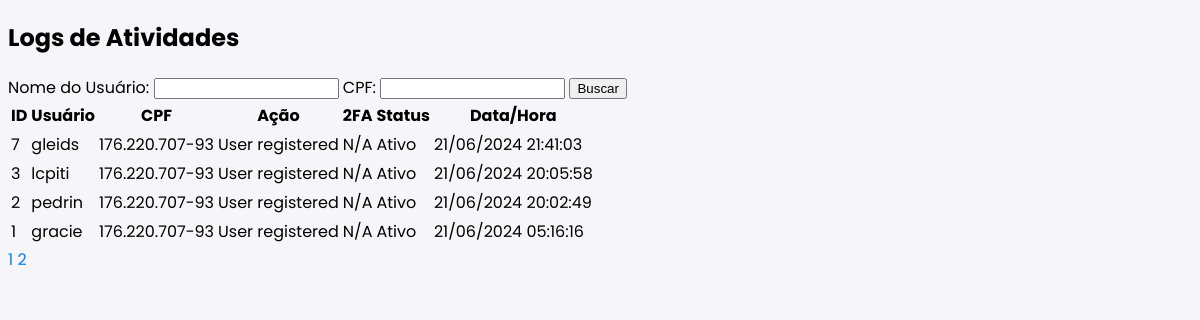
Screenshot of /PHP/LOG.php?page=2 (signed in) with the database file from the repository.
### tables this page shows
CREATE TABLE `logs` (
  `id` int(11) NOT NULL AUTO_INCREMENT,
  `user_id` int(11) NOT NULL,
  `action` varchar(255) NOT NULL,
  `second_factor` varchar(255) NOT NULL,
  `timestamp` timestamp NOT NULL DEFAULT current_timestamp(),
  PRIMARY KEY (`id`),
  KEY `user_id` (`user_id`),
  CONSTRAINT `logs_ibfk_1` FOREIGN KEY (`user_id`) REFERENCES `usuarios` (`id`)
);

CREATE TABLE `usuarios` (
  `id` int(11) NOT NULL AUTO_INCREMENT,
  `nome` varchar(40) NOT NULL,
  `mae` varchar(45) NOT NULL,
  `email` varchar(110) NOT NULL,
  `cep` varchar(8) NOT NULL,
  `cpf` varchar(14) NOT NULL,
  `bairro` varchar(45) NOT NULL,
  `cidade` varchar(45) NOT NULL,
  `estado` varchar(45) NOT NULL,
  `rua` varchar(45) NOT NULL,
  `datanasc` date NOT NULL,
  `celular` varchar(20) NOT NULL,
  `telfixo` varchar(20) NOT NULL,
  `login` varchar(6) NOT NULL,
  `senha` varchar(8) NOT NULL,
  `senhaconfirm` varchar(8) NOT NULL,
  `genero` varchar(45) NOT NULL,
  `permissoes` int(11) NOT NULL,
  `2fa` varchar(255) NOT NULL,
  `status` tinyint(1) DEFAULT 1,
  PRIMARY KEY (`id`)
);

### PHP/LOG.php (the view, shortened to what this page needs)
<?php
include_once('config.php');
$logsPerPage = 20;
$currentPage = isset($_GET['page']) ? (int)$_GET['page'] : 1;
$offset = ($currentPage - 1) * $logsPerPage;
$searchName = isset($_GET['name']) ? $_GET['name'] : '';
$searchCPF = isset($_GET['cpf']) ? $_GET['cpf'] : '';
$sql = "SELECT logs.*, usuarios.login, usuarios.cpf, usuarios.status
        FROM logs
        JOIN usuarios ON logs.user_id = usuarios.id
        WHERE 1=1";
$sql .= " ORDER BY logs.timestamp DESC LIMIT $logsPerPage OFFSET $offset";
$result = $conexao->query($sql);
$totalLogs = $conexao->query("SELECT COUNT(*) as count
                              FROM logs
                              JOIN usuarios ON logs.user_id = usuarios.id
                              WHERE 1=1" . ($searchName ? " AND usuarios.login LIKE '%$searchName%'" : "") . ($searchCPF ? " AND usuarios.cpf LIKE '%$searchCPF%'" : ""))->fetch_assoc()['count'];
$totalPages = ceil($totalLogs / $logsPerPage);
?>
<!DOCTYPE html>
<html lang="pt-br">
<head>
    <link rel="stylesheet" href="../assets/css/style.css">
</head>
<body>
    <h2>Logs de Atividades</h2>
    <form method="GET" action="">
        <label for="name">Nome do Usuário:</label>
        <input type="text" name="name" id="name" value="<?php echo htmlspecialchars($searchName); ?>">
        <label for="cpf">CPF:</label>
        <input type="text" name="cpf" id="cpf" value="<?php echo htmlspecialchars($searchCPF); ?>">
        <input type="submit" value="Buscar">
    </form>
    <table>
        <thead>
            <tr>
                <th>ID</th>
                <th>Usuário</th>
                <th>CPF</th>
                <th>Ação</th>
                <th>2FA</th>
                <th>Status</th>
                <th>Data/Hora</th>
            </tr>
        </thead>
        <tbody>
            <?php while ($log = $result->fetch_assoc()): ?>
                <tr>
                    <td><?php echo $log['id']; ?></td>
                    <td><?php echo $log['login']; ?></td>
                    <td><?php echo $log['cpf']; ?></td>
                    <td><?php echo $log['action']; ?></td>
                    <td><?php echo $log['second_factor']; ?></td>
                    <td><?php echo $log['status'] == 0 ? 'Inativo' : 'Ativo'; ?></td>
                    <td><?php echo date('d/m/Y H:i:s', strtotime($log['timestamp'])); ?></td>
                </tr>
            <?php endwhile; ?>
        </tbody>
    </table>
    <div class="pagination">
        <?php if ($totalPages > 1): ?>
            <?php for ($i = 1; $i <= $totalPages; $i++): ?>
                <a href="?page=<?php echo $i; ?><?php echo $searchName ? '&name=' . urlencode($searchName) : ''; ?><?php echo $searchCPF ? '&cpf=' . urlencode($searchCPF) : ''; ?>" class="<?php echo $i == $currentPage ? 'active' : ''; ?>"><?php echo $i; ?></a>
            <?php endfor; ?>
        <?php endif; ?>
    </div>
</body>
</html>

### assets/css/style.css (style rules this page uses)
:root { --Preto: #000000; --Branco: #f5f5fa; --PretoBarra: #ffff; --Link:#077ee6; --Icons-Box: #ffff; --Herow: rgba(134, 133, 133, 0.883); --sec_img: #f5f5fa; --Blue-letter: #013287; --NM-BG: #f5f5fa; --listra: #013287; --login: #e4e4e4; }
body { font-family: 'Poppins', sans-serif; color: var(--Preto); background-color: var(--Branco); transition: 0.3s; }
a { text-decoration: none; color: #0880e8; }
h1, h2, h3, h4, h5, h6 { font-family: 'Poppins', sans-serif; }
label { color: var(--Preto); }

### rows the page displays
logs: id "7", user.login "gleids", user.cpf "176.220.707-93", action "User registered", second_factor "N/A", timestamp "21/06/2024 21:41:03"
logs: id "3", user.login "lcpiti", user.cpf "176.220.707-93", action "User registered", second_factor "N/A", timestamp "21/06/2024 20:05:58"
logs: id "2", user.login "pedrin", user.cpf "176.220.707-93", action "User registered", second_factor "N/A", timestamp "21/06/2024 20:02:49"
logs: id "1", user.login "gracie", user.cpf "176.220.707-93", action "User registered", second_factor "N/A", timestamp "21/06/2024 05:16:16"
